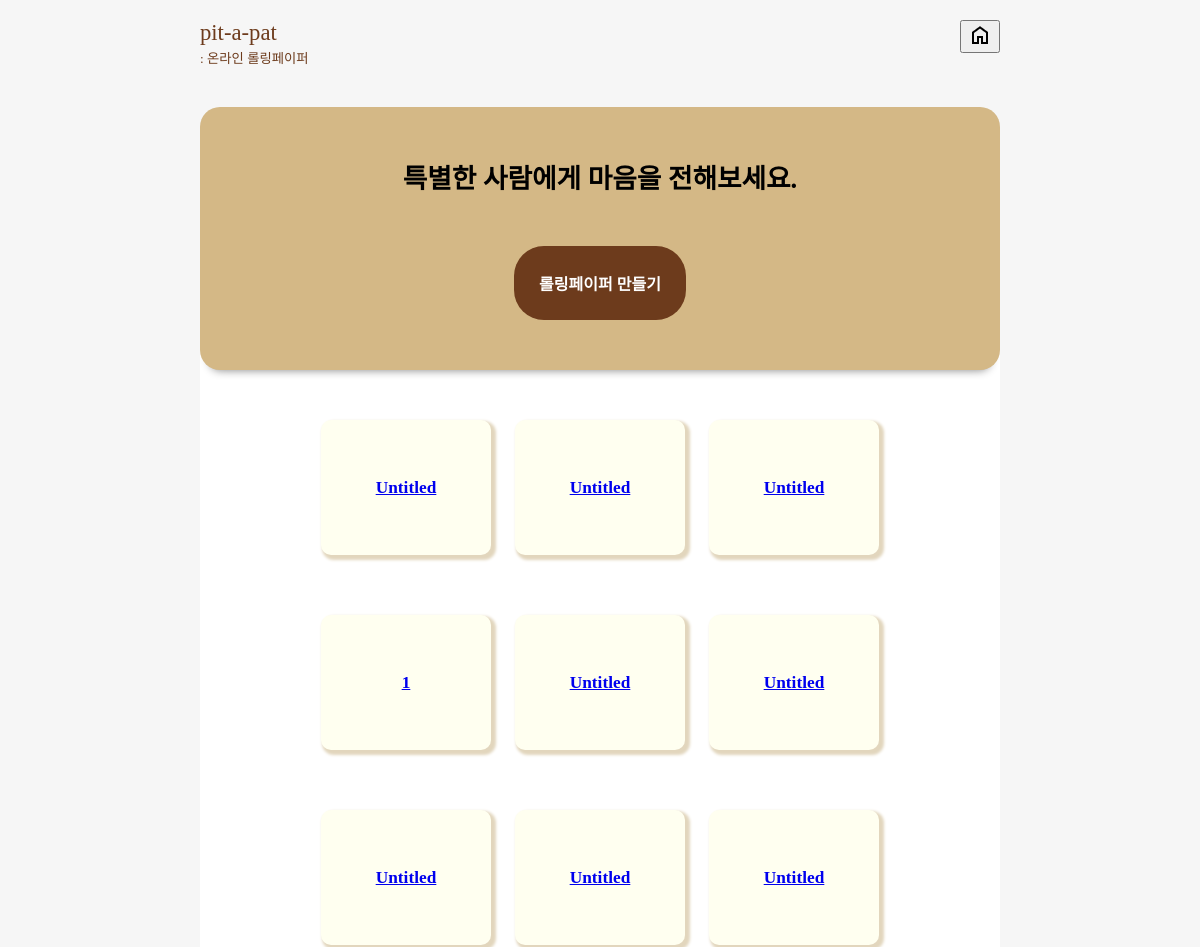
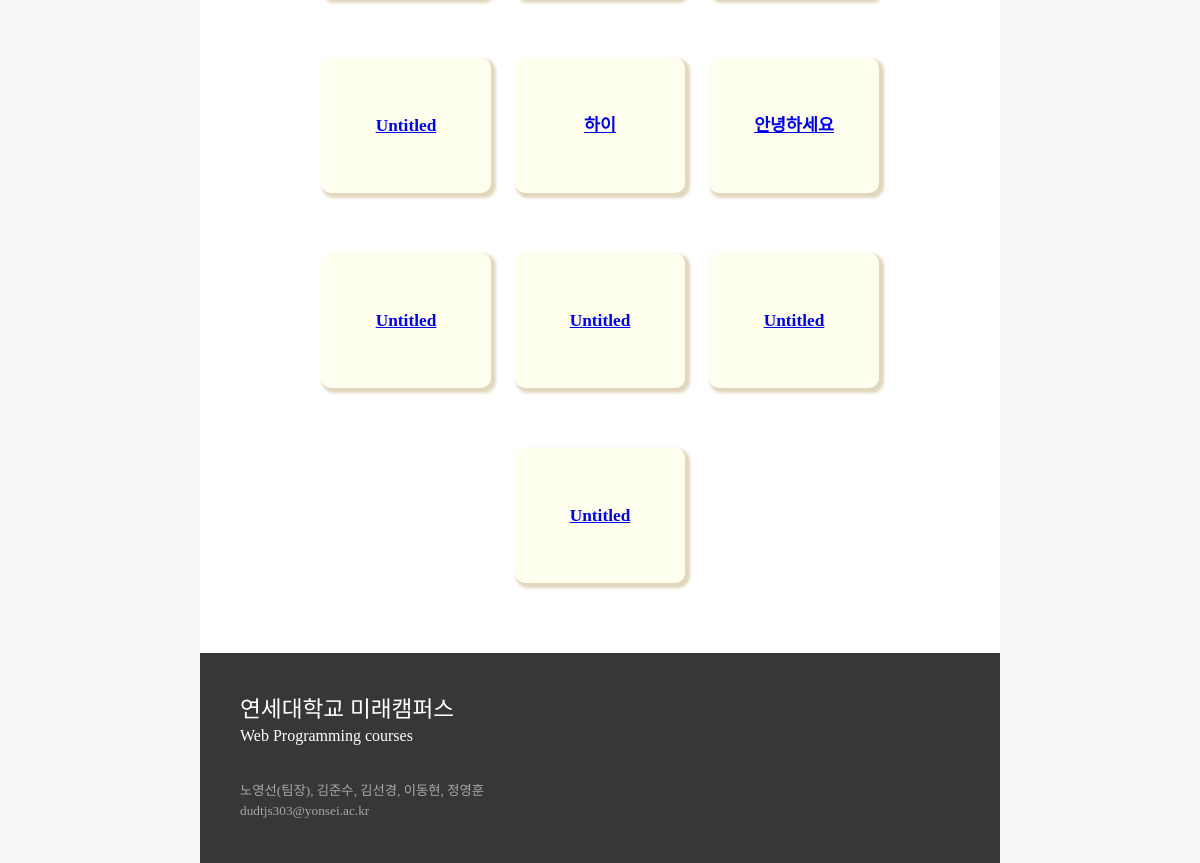
Before: / with the older database file (2 pictures, top to bottom).
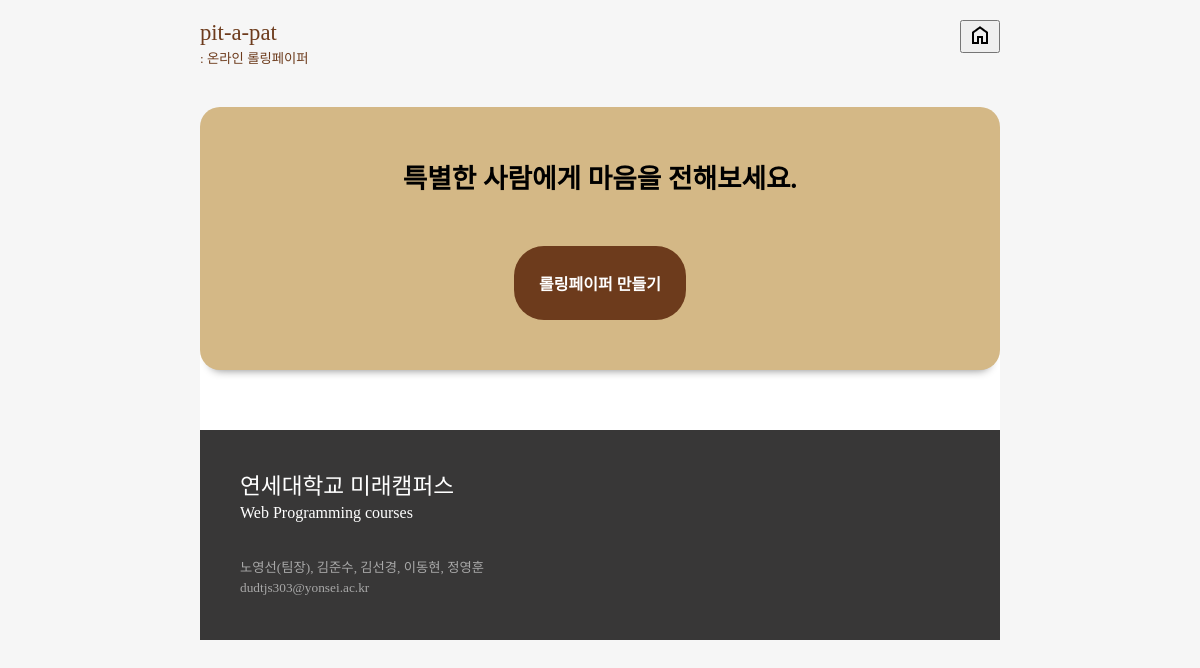
After: the same page with the newer database file.
### papers/models.py (models this page shows)
class Rolling_paper(models.Model) :
    paper_number = models.AutoField(primary_key=True)
    nickname = models.ForeignKey(Auth_User, on_delete=models.CASCADE, to_field="username", db_column="nickname")
    subject = models.CharField(max_length=50, default="Untitled")
    users = models.IntegerField(default=0)
    created = models.DateTimeField(default=timezone.now)
    completed = models.DateTimeField(null=True)
    class Meta :
        db_table = "Paper"

### main/views.py (the view)
# urls.py: path('', include('main.urls')),
def main(request):
    paper = None
    paper_list = []
    err_msg = ""
    if 'err_msg' in request.session :
        err_msg = request.session['err_msg']
        request.session['err_msg'] = ""
    if True :
        paper = Rolling_paper.objects.all().order_by("-paper_number").values()
    else :
        paper = Rolling_paper.objects.filter(nickname=request.user.username).order_by("-paper_number").values()
    i = 0
    for dic in paper :
        paper_list.append(dic)
        i += 1
    context = {
        "papers" : paper_list,
        "err_msg" : err_msg,
    }
    return render(request, 'main/main.html', context)

### main/templates/main/main.html (shortened to what this page needs)
<!DOCTYPE html>
{% load static %}
<html lang="ko">
<head>
  <link rel="stylesheet" href="{% static 'css/main.css' %}">
</head>
<body>
  <header>
    <div id="title_wrap">
      <div id="title">pit-a-pat</div>
      <div id="subtitle">: 온라인 롤링페이퍼</div>
    </div>
    {% if user.is_active %}
    <div id="header_btn_wrap">
      <button type="button" id="logout_btn" onclick="location.href='{% url 'users:logout_view' %}'">
        <img src="static/img/logout.png">
      </button>
      <button type="button" id="home_btn" onclick="location.href='{% url 'users:my_page' %}'">
        <img src="static/img/home.png">
      </button>
    </div>
    {% else %}
    <div id="header_btn_wrap">
      <button type="button" id="home_btn" onclick="location.href='{% url 'users:my_page' %}'">
        <img src="static/img/home.png">
      </button>
    </div>
    {% endif %}
  </header>
  <div id="content_wrap">
    <div id="first_content">
      특별한 사람에게 마음을 전해보세요.
      <div>
        {% if user.is_active %}
        <form method="post" action="{% url 'papers:createPaper' %}">
          {% csrf_token %}
          <button type="submit" id="create_paper_btn">롤링페이퍼 만들기</button>
        </form>
        {% else %}
        <button type="button" id="create_paper_btn" onclick="location.href='{% url 'users:login_view' %}'">롤링페이퍼
          만들기</button>
        {% endif %}
      </div>
    </div>
    <div id="second_content">
      {% for i in papers %}
      <div class="rolling_paper">
        <a href="{% url 'papers:loadPaper' i.paper_number %}">
          <div class="rolling_paper_subject">{{ i.subject }}</div>
        </a>
      </div>
      {% endfor %}
    </div>
  </div>
  <footer>
    <div id="footer_content_wrap">
      <div id="first_footer_content">연세대학교 미래캠퍼스</div>
      <div id="second_footer_content">Web Programming courses</div>
      <br><br>
      <div id="third_footer_content">노영선(팀장), 김준수, 김선경, 이동현, 정영훈
        <br>
        dudtjs303@yonsei.ac.kr
      </div>
    </div>
  </footer>
</body>
</html>

### static/css/main.css (style rules this page uses)
body { font-family: 'JeonjuCraftGoR'; background-color: #F6F6F6; padding: 0; margin: 0; height: 100%; width: 800px; margin-left: auto; margin-right: auto; }
header { z-index: 3; top: 0; position: sticky; display: flex; justify-content: space-between; color: #6D3B1C; background-color: #F6F6F6; width: 800px; padding: 20px 0; margin: 0 auto; }
#title { font-family: 'PartialSansKR-Regular'; font-size: 17pt; }
#subtitle { font-family: 'JeonjuCraftGoR'; font-size: 10pt; margin-top: 2px; }
#content_wrap { margin-left: auto; margin-right: auto; width: 800px; }
#first_content { position: relative; top: 20px; z-index: 2; height: 100%; background-color: #D4B886; border-radius: 20px; padding: 50px 40px; font-size: 20pt; font-weight: 600; text-align: center; box-shadow: 0 10px 10px -10px gray; font-family: 'KCCChassam'; }
#create_paper_btn { margin-top: 50px; border: 0; color: white; background-color: #6D3B1C; font-size: 12pt; font-weight: 600; font-family: 'JeonjuCraftGoR'; padding: 25px; border-radius: 30px; }
#create_paper_btn { cursor: pointer; }
#second_content { padding: 40px; z-index: 1; height: 100%; text-align: center; background-color: white; }
footer { margin-left: auto; margin-right: auto; width: 800px; height: 210px; background-color: #383737; }
#footer_content_wrap { color: white; padding: 40px; }
#first_footer_content { font-family: 'PartialSansKR-Regular'; line-height: 1.5em; font-size: 17pt; }
#third_footer_content { font-size: 10pt; line-height: 1.5em; color: #a8a8a8; }

Changed rows visible on the page:
removed Rolling_paper: subject "Untitled"
removed Rolling_paper: subject "Untitled"
removed Rolling_paper: subject "Untitled"
removed Rolling_paper: subject "1"
removed Rolling_paper: subject "Untitled"
removed Rolling_paper: subject "Untitled"
removed Rolling_paper: subject "Untitled"
removed Rolling_paper: subject "Untitled"
removed Rolling_paper: subject "Untitled"
removed Rolling_paper: subject "Untitled"
removed Rolling_paper: subject "하이"
removed Rolling_paper: subject "안녕하세요"
removed Rolling_paper: subject "Untitled"
removed Rolling_paper: subject "Untitled"
removed Rolling_paper: subject "Untitled"
removed Rolling_paper: subject "Untitled"
